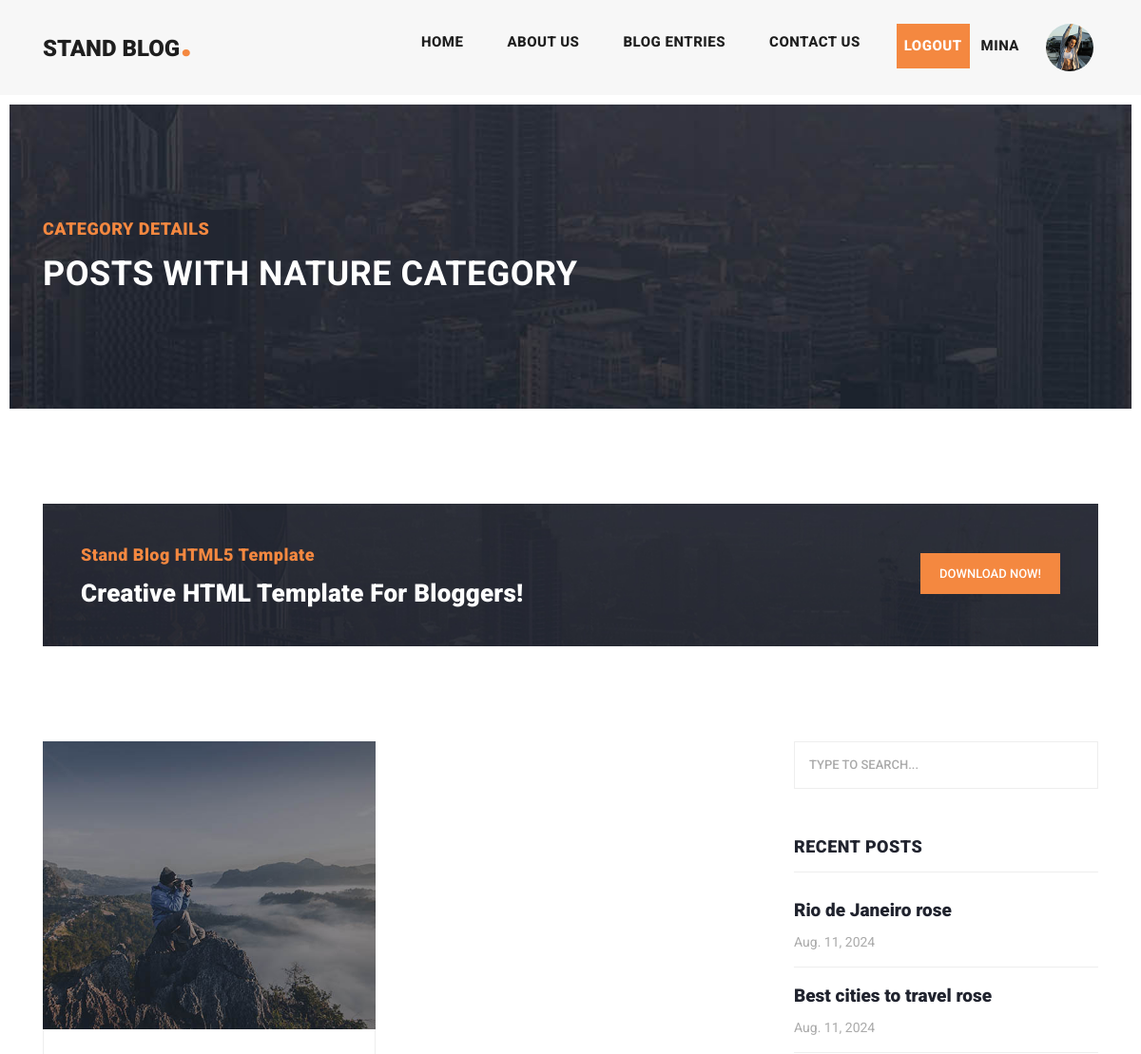
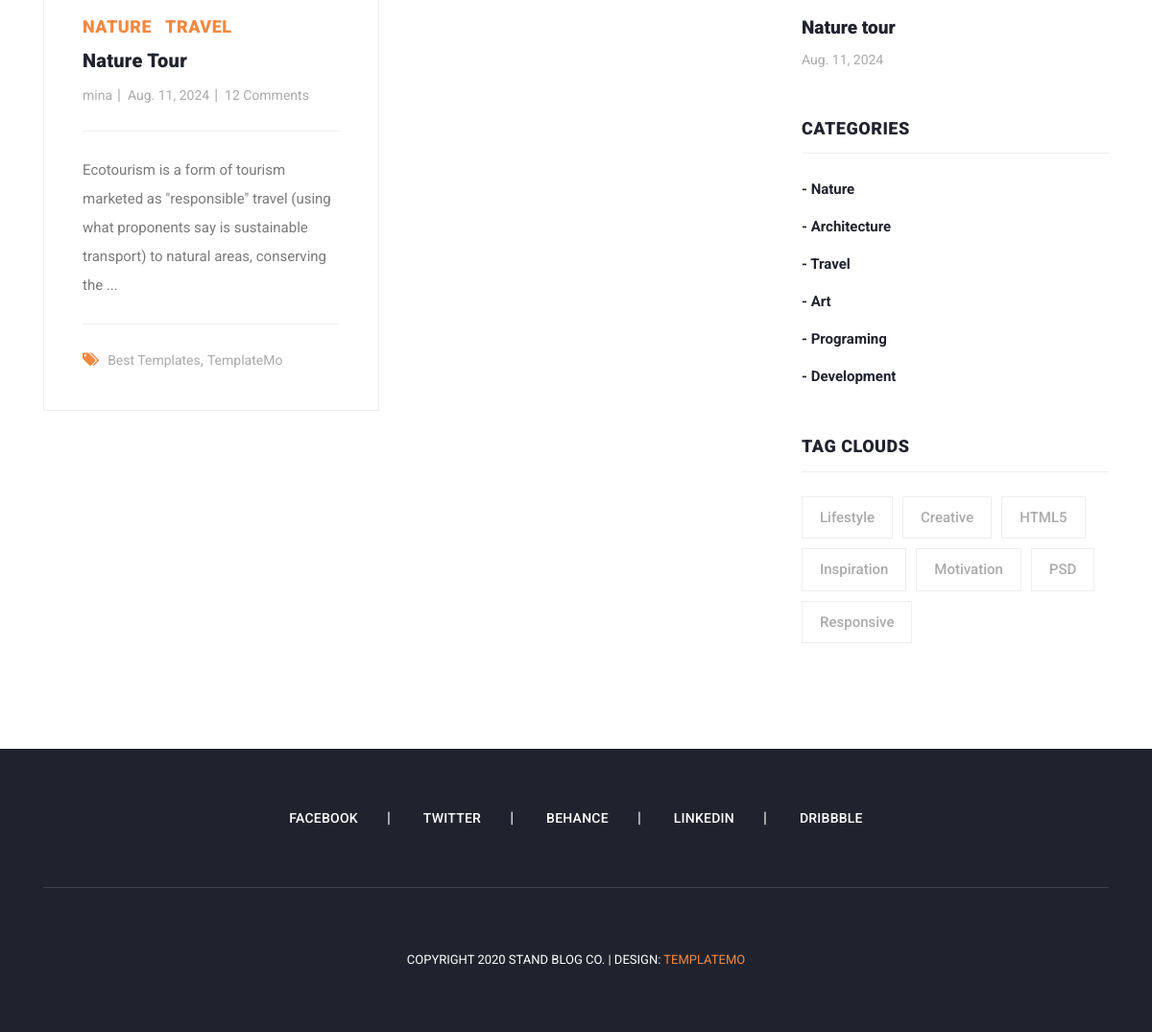
Screenshot of /category/1/ (signed in) with the database file from the repository (2 pictures, top to bottom).
### account_app/models.py (models this page shows, shortened)
class Profile(models.Model):
    user = models.OneToOneField(User, on_delete=models.CASCADE, related_name='profile')
    national_code = models.CharField(max_length=10, null=True, blank=True)
    image = models.ImageField(upload_to='profile/img', blank=True, null=True)

### blog_app/models.py (models this page shows, shortened)
class Category(models.Model):
    title = models.CharField(max_length=100)
    created = models.TimeField(auto_now_add=True)
    def __str__(self):
        return self.title

class Post(models.Model):
    author = models.ForeignKey(User, on_delete=models.CASCADE)
    title = models.CharField(max_length=100, unique_for_date='pub_date')
    category = models.ManyToManyField(Category)
    body = models.TextField()
    image = models.ImageField(upload_to='img/post')
    published = models.BooleanField(default=True)
    created = models.DateField(auto_now_add=True)
    updated = models.DateField(auto_now=True)
    pub_date = models.DateField(default=timezone.now())
    objects = ModelManager()
    class Meta:
        ordering = ('created',)
    def get_absolute_url(self):
        return reverse('blog:post_details', kwargs={'pk': self.pk})

### blog_app/views.py (the view)
# urls.py: path('category/<int:pk>/', views.category_details, name='category_details'),
def category_details(request, pk):
    category = get_object_or_404(Category, pk=pk)
    posts = category.post_set.all()
    page_number = request.GET.get('page')
    paginator = Paginator(posts, 2)
    objects_list = paginator.get_page(page_number)
    return render(request, 'blog_app/category_details.html', {'posts': objects_list, 'category': category})

### context_processors/context_processors.py (called while the page is built)
def recent_posts(request):
    return {'recent_posts': Post.objects.order_by('-created')[:3]}

def categorise(request):
    return {'categorise': Category.objects.all()}

### blog_app/templates/blog_app/category_details.html (shortened to what this page needs)
{% extends 'base.html' %}
{% load static %}
{% block content %}
    <div class="heading-page header-text">
        <section class="page-heading">
            <div class="container">
                <div class="row">
                    <div class="col-lg-12">
                        <div class="text-content">
                            <h4>Category Details</h4>
                            <h2>Posts with {{ category.title }} category</h2>
                        </div>
                    </div>
                </div>
            </div>
        </section>
    </div>
    <section class="call-to-action">
        <div class="container">
            <div class="row">
                <div class="col-lg-12">
                    <div class="main-content">
                        <div class="row">
                            <div class="col-lg-8">
                                <span>Stand Blog HTML5 Template</span>
                                <h4>Creative HTML Template For Bloggers!</h4>
                            </div>
                            <div class="col-lg-4">
                                <div class="main-button">
                                    <a href="https://templatemo.com/tm-551-stand-blog" target="_parent">Download
                                        Now!</a>
                                </div>
                            </div>
                        </div>
                    </div>
                </div>
            </div>
        </div>
    </section>
    <section class="blog-posts grid-system">
        <div class="container">
            <div class="row">
                <div class="col-lg-8">
                    <div class="all-blog-posts">
                        <div class="row">
                            {% for post in posts %}
                                <div class="col-lg-6">
                                    <div class="blog-post">
                                        <div class="blog-thumb">
                                            <img src="{{ post.image.url }}" alt="">
                                        </div>
                                        <div class="down-content">
                                            {% for cat in post.category.all %}
                                                <span style="margin-right: 10px">{{ cat }}</span>
                                            {% endfor %}
                                            <a href="{{ post.get_absolute_url }}"><h4>{{ post.title }}</h4></a>
                                            <ul class="post-info">
                                                <li><a href="#">{{ post.author }}</a></li>
                                                <li><a href="#">{{ post.created }}</a></li>
                                                <li><a href="#">12 Comments</a></li>
                                            </ul>
                                            <p>{{ post.body|slice:':150' }} ...</p>
                                            <div class="post-options">
                                                <div class="row">
                                                    <div class="col-lg-12">
                                                        <ul class="post-tags">
                                                            <li><i class="fa fa-tags"></i></li>
                                                            <li><a href="#">Best Templates</a>,</li>
                                                            <li><a href="#">TemplateMo</a></li>
                                                        </ul>
                                                    </div>
                                                </div>
                                            </div>
                                        </div>
                                    </div>
                                </div>
                            {% endfor %}
                        </div>
                    </div>
                </div>
                {% include 'includes/sidebar.html' %}
            </div>
        </div>
    </section>
{% endblock %}

### templates/includes/header.html (shortened to what this page needs)
{% load static %}
<header class="">
    <nav class="navbar navbar-expand-lg">
        <div class="container">
            <a class="navbar-brand" href="/"><h2>Stand Blog<em>.</em></h2></a>
            <div class="collapse navbar-collapse" id="navbarResponsive">
                <ul class="navbar-nav ml-auto">
                    <li class="nav-item {% if request.resolver_match.url_name == "home" %}active{% endif %}">
                        <a class="nav-link" href="{% url 'home_app:home' %}">Home
                        </a>
                    </li>
                    <li class="nav-item">
                        <a class="nav-link" href="about.html">About Us</a>
                    </li>
                    <li class="nav-item {% if request.path == "/posts/" %}active{% endif %}">
                        <a class="nav-link" href="{% url 'blog:posts' %}">Blog Entries</a>
                    </li>
                    <li class="nav-item">
                        <a class="nav-link {% if request.resolver_match.url_name == 'contact_us' %}active{% endif %}"
                           href="{% url 'blog:contact_us' %}">Contact Us</a>
                    </li>
                    {% if request.user.is_authenticated %}
                        <li class="nav-item main-button">
                            <a class="nav-link" href="{% url 'account_app:logout' %}" style="color: #ffffff">Logout</a>
                            <a class="nav-link" href="{% url 'account_app:profile' %}"
                               style="background-color: #f7f7f7">{{ request.user.username }}</a>
                        </li>
                        {% if user.profile.image %}
                            <img src="{{ user.profile.image.url }}" width="50px" height="50px"
                                 style="border-radius: 50%; margin: 0 5px" alt="p_img">
                        {% else %}
                            <img src="{% static 'icon/p_image.png' %}" width="50px" height="50px"
                                 style="border-radius: 50%; margin: 0 5px" alt="p_img">
                        {% endif %}
                    {% else %}
                        <li class="nav-item main-button">
                            <a class="nav-link" href="{% url 'account_app:login' %}" style="color: #ffffff">Login</a>
                            <a class="nav-link" href="{% url 'account_app:signup' %}" style="color: #ffffff">Sign Up</a>
                        </li>
                    {% endif %}
                </ul>
            </div>
        </div>
    </nav>
</header>

### templates/includes/sidebar.html
<div class="col-lg-4">
    <div class="sidebar">
        <div class="row">
            <div class="col-lg-12">
                <div class="sidebar-item search">
                    <form id="search_form" name="gs" method="GET" action="{% url 'blog:search_posts' %}">
                        <input type="text" name="q" class="searchText"
                               placeholder="type to search..." autocomplete="on">
                    </form>
                </div>
            </div>
            <div class="col-lg-12">
                <div class="sidebar-item recent-posts">
                    <div class="sidebar-heading">
                        <h2>Recent Posts</h2>
                    </div>
                    <div class="content">
                        <ul>
                            {% for post in recent_posts %}
                                <li><a href={{ post.get_absolute_url }}>
                                    <h5>{{ post.title }}</h5>
                                    <span>{{ post.created }}</span>
                                </a></li>
                            {% endfor %}
                        </ul>
                    </div>
                </div>
            </div>
            <div class="col-lg-12">
                <div class="sidebar-item categories">
                    <div class="sidebar-heading">
                        <h2>Categories</h2>
                    </div>
                    <div class="content">
                        <ul>
                            {% for cat in categorise %}
                                <li><a href="{% url 'blog:category_details' cat.pk %}">- {{ cat.title }}</a></li>
                            {% endfor %}
                        </ul>
                    </div>
                </div>
            </div>
            <div class="col-lg-12">
                <div class="sidebar-item tags">
                    <div class="sidebar-heading">
                        <h2>Tag Clouds</h2>
                    </div>
                    <div class="content">
                        <ul>
                            <li><a href="#">Lifestyle</a></li>
                            <li><a href="#">Creative</a></li>
                            <li><a href="#">HTML5</a></li>
                            <li><a href="#">Inspiration</a></li>
                            <li><a href="#">Motivation</a></li>
                            <li><a href="#">PSD</a></li>
                            <li><a href="#">Responsive</a></li>
                        </ul>
                    </div>
                </div>
            </div>
        </div>
    </div>
</div>

### rows the page displays
Category: title "NATURE", title "Nature"
Post: image (picture), title "Nature Tour", author "mina", created "Aug. 11, 2024", body "Ecotourism is a form of tourism marketed as \"responsible\" travel (using what proponents say is sustainable transport) to natural areas, conserving the", title "Nature tour"
Category: title "TRAVEL", title "Travel"
Post: title "Rio de Janeiro rose", created "Aug. 11, 2024"
Post: title "Best cities to travel rose", created "Aug. 11, 2024"
Category: title "Architecture"
Category: title "Art"
Category: title "Programing"
Category: title "Development"

### other values shown
{{ request.user.username }} "MINA"
